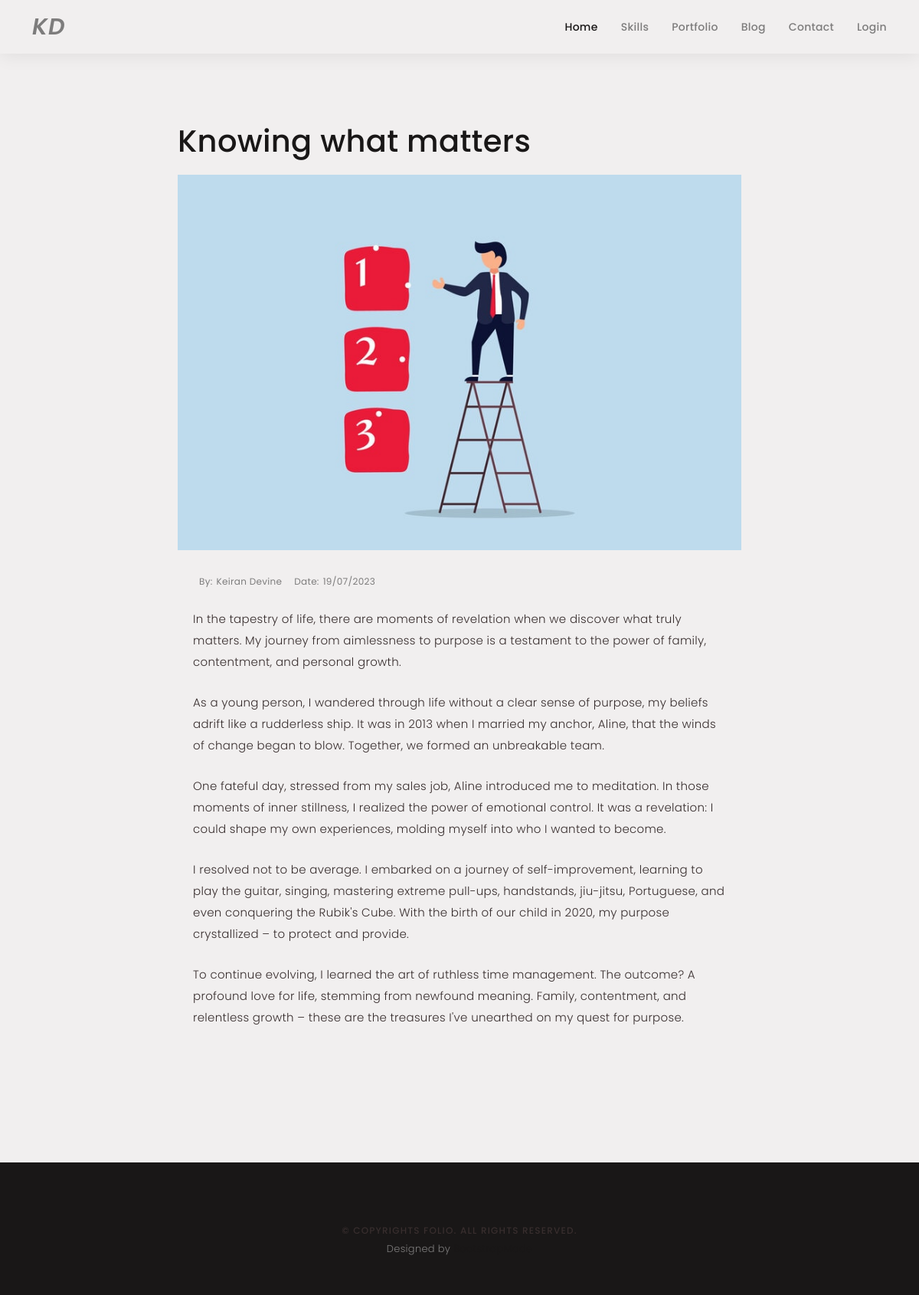
Page /blog/3 on the committed database.
### main.py (models this page shows)
class BlogPost(db.Model):
    id = db.Column(db.Integer, primary_key=True)
    title = db.Column(db.String(250), unique=True, nullable=False)
    subtitle = db.Column(db.String(250), nullable=False)
    date = db.Column(db.String(250), nullable=False)
    body = db.Column(db.Text, nullable=False)
    author = db.Column(db.String(250), nullable=False)
    img_url = db.Column(db.String(250), nullable=False)

### main.py (the view)
@app.route('/blog/<int:blog_id>')
def get_post(blog_id):
    requested_post = BlogPost.query.get(blog_id)
    return render_template('blog-single.min.html', post=requested_post, charset='UTF-8')

### templates/blog-single.min.html
{% extends 'base.html' %} {% block content %}<body><main id="main"><div class="main-content paddsection"><div class="container"><div class="row justify-content-center"><div class="col-md-8 col-md-offset-2"><div class="row"><div class="container-main single-main"><div class="col-md-12"><div class="block-main mb-30"><h1 id="post-title">{{ post.title }}</h1><br><img src="{{post.img_url}}" class="img-responsive" alt="" width="100%"><div class="content-main single-post padDiv"><div class="post-meta"><ul class="list-unstyled mb-0"><li class="author">by:<a href="https://www.linkedin.com/in/keiran-devine-1ba373274/">{{post.author}}</a></li><li class="date">date:<a href="#">19/07/2023</a></li></ul></div><p>{{ post.body|safe }}</p></div></div></div></div></div></div></div></div></div></main>{% endblock %}</body>

### static/assets/css/style.css (style rules this page uses)
body { background-color: #F1EFEF; color: #7D7C7C; font-family: "Poppins", helvetica; font-size: 15px; font-weight: 300; line-height: 20px; letter-spacing: 0.02em; overflow-x: hidden; margin: 0 auto; padding: 0; box-sizing: border-box; }
h1, h2, h3, h4, h5 { margin: 0; }
a { color: #191717; text-decoration: none !important; transition: all 0.2s ease-in-out 0s; }
p { margin: 25px 0; padding: 0; font-size: 15px; color: #382E2E; line-height: 28px; }
.padDiv { padding: 30px 20px; }
.paddsection { padding-top: 90px; padding-bottom: 90px; }
.mb-30 { margin-bottom: 30px; }
.main-content { padding-top: 140px; }
.main-content { background: #F1EFEF; }
.main-content .container-main { display: inline-block; width: 100%; }
.main-content .container-main .block-main { margin-bottom: 30px; overflow: hidden; }
.container-main .block-main .content-main { background: #F1EFEF none repeat scroll 0 0; display: inline-block; width: 100%; }
.post-meta ul li { font-size: 12px; font-weight: normal; margin-left: 8px; margin-right: 8px; text-transform: capitalize; display: inline-block; float: none; }
.content-main .post-meta a { color: #7D7C7C; margin-left: 5px; }
#post-title { color: #191717; }

### rows in the picture
BlogPost: title "Knowing what matters", img_url (picture), author "Keiran Devine", body "In the tapestry of life, there are moments of revelation when we discover what truly matters. My journey from aimlessness to purpose is a testament to the power of family, contentment, and personal growth. As a young person, I wandered through life without a clear sense of purpose, my beliefs adrift like a rudderless ship. It was in 2013 when I married my anchor, Aline, that the winds of change began to blow. Together, we formed an unbreakable team. One fateful day, stressed from my sales job, Aline introduced me to meditation. In those moments of inner stillness, I realized the power of emotional control. It was a revelation: I could shape my own experiences, molding myself into who I…"
